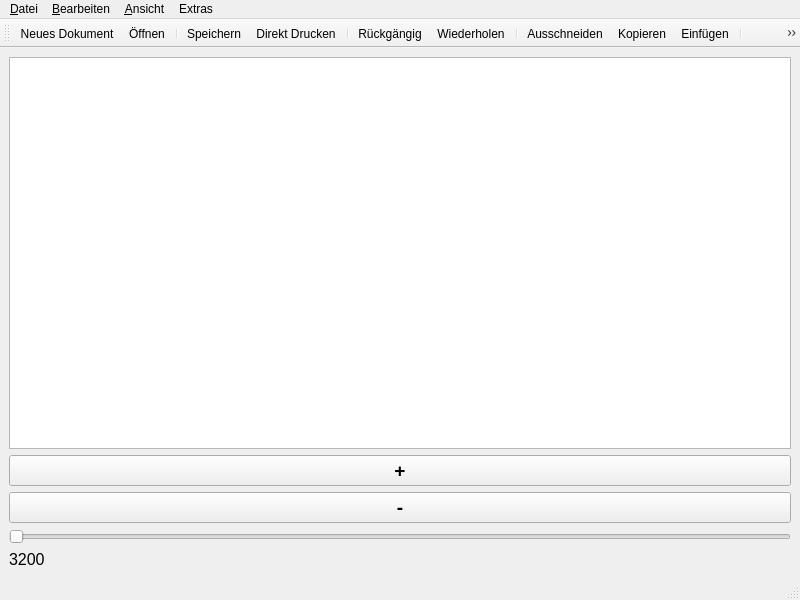
<?xml version="1.0" encoding="UTF-8"?>
<ui version="4.0">
 <class>MainWindow</class>
 <widget class="QMainWindow" name="MainWindow">
  <property name="geometry">
   <rect>
    <x>0</x>
    <y>0</y>
    <width>800</width>
    <height>600</height>
   </rect>
  </property>
  <property name="windowTitle">
   <string>MainWindow</string>
  </property>
  <widget class="QWidget" name="centralwidget">
   <layout class="QGridLayout" name="gridLayout">
    <item row="3" column="0">
     <widget class="QSlider" name="sldZoom">
      <property name="minimum">
       <number>1</number>
      </property>
      <property name="maximum">
       <number>32</number>
      </property>
      <property name="singleStep">
       <number>1</number>
      </property>
      <property name="pageStep">
       <number>5</number>
      </property>
      <property name="orientation">
       <enum>Qt::Horizontal</enum>
      </property>
     </widget>
    </item>
    <item row="1" column="0">
     <widget class="QPushButton" name="btnZoomPlus">
      <property name="font">
       <font>
        <pointsize>14</pointsize>
        <bold>true</bold>
       </font>
      </property>
      <property name="text">
       <string>+</string>
      </property>
     </widget>
    </item>
    <item row="0" column="0">
     <widget class="QTextEdit" name="textEdit"/>
    </item>
    <item row="2" column="0">
     <widget class="QPushButton" name="btnZoomMinus">
      <property name="font">
       <font>
        <pointsize>14</pointsize>
        <bold>true</bold>
       </font>
      </property>
      <property name="text">
       <string>-</string>
      </property>
     </widget>
    </item>
    <item row="4" column="0">
     <widget class="QLabel" name="lblZoom">
      <property name="font">
       <font>
        <pointsize>12</pointsize>
       </font>
      </property>
      <property name="text">
       <string>3200</string>
      </property>
     </widget>
    </item>
   </layout>
  </widget>
  <widget class="QMenuBar" name="menubar">
   <property name="geometry">
    <rect>
     <x>0</x>
     <y>0</y>
     <width>800</width>
     <height>26</height>
    </rect>
   </property>
   <widget class="QMenu" name="menu_Datei">
    <property name="title">
     <string>&amp;Datei</string>
    </property>
    <widget class="QMenu" name="menuDrucken">
     <property name="title">
      <string>Drucken</string>
     </property>
     <addaction name="action_Vorschau"/>
     <addaction name="action_Druck"/>
     <addaction name="action_Direkt_Drucken"/>
    </widget>
    <addaction name="action_Neues_Dokument"/>
    <addaction name="action_Oeffnen"/>
    <addaction name="separator"/>
    <addaction name="action_Speichern"/>
    <addaction name="action_Speichern_unter"/>
    <addaction name="separator"/>
    <addaction name="menuDrucken"/>
    <addaction name="separator"/>
    <addaction name="action_Beenden"/>
   </widget>
   <widget class="QMenu" name="menu_Bearbeiten">
    <property name="title">
     <string>&amp;Bearbeiten</string>
    </property>
    <addaction name="action_Rueckgaengig"/>
    <addaction name="action_Wiederholen"/>
    <addaction name="separator"/>
    <addaction name="action_Ausschneiden"/>
    <addaction name="action_Kopieren"/>
    <addaction name="action_Einfuegen"/>
    <addaction name="separator"/>
    <addaction name="action_Suchen"/>
    <addaction name="action_Ersetzen"/>
   </widget>
   <widget class="QMenu" name="menu_Ansicht">
    <property name="title">
     <string>&amp;Ansicht</string>
    </property>
    <widget class="QMenu" name="menu_Farbe">
     <property name="title">
      <string>&amp;Farbe</string>
     </property>
     <addaction name="action_Vordergrund"/>
    </widget>
    <widget class="QMenu" name="menu_Zoom">
     <property name="title">
      <string>&amp;Zoom</string>
     </property>
     <addaction name="action_100"/>
     <addaction name="action_200"/>
     <addaction name="action_300"/>
     <addaction name="action_400"/>
     <addaction name="action_800"/>
     <addaction name="action_1600"/>
     <addaction name="action_3200"/>
    </widget>
    <addaction name="menu_Zoom"/>
    <addaction name="action_Schriftart"/>
    <addaction name="menu_Farbe"/>
   </widget>
   <widget class="QMenu" name="menuExtras">
    <property name="title">
     <string>Extras</string>
    </property>
    <widget class="QMenu" name="menu_Spracheinstellung">
     <property name="title">
      <string>&amp;Spracheinstellung</string>
     </property>
     <addaction name="action_Deutsch"/>
     <addaction name="action_Englisch"/>
     <addaction name="action_Franzoesisch"/>
     <addaction name="action_Spanisch"/>
     <addaction name="action_Portugiesisch"/>
    </widget>
    <addaction name="action_Optionen"/>
    <addaction name="menu_Spracheinstellung"/>
   </widget>
   <addaction name="menu_Datei"/>
   <addaction name="menu_Bearbeiten"/>
   <addaction name="menu_Ansicht"/>
   <addaction name="menuExtras"/>
  </widget>
  <widget class="QStatusBar" name="statusbar"/>
  <widget class="QToolBar" name="toolBar">
   <property name="windowTitle">
    <string>toolBar</string>
   </property>
   <attribute name="toolBarArea">
    <enum>TopToolBarArea</enum>
   </attribute>
   <attribute name="toolBarBreak">
    <bool>false</bool>
   </attribute>
   <addaction name="action_Neues_Dokument"/>
   <addaction name="action_Oeffnen"/>
   <addaction name="separator"/>
   <addaction name="action_Speichern"/>
   <addaction name="action_Direkt_Drucken"/>
   <addaction name="separator"/>
   <addaction name="action_Rueckgaengig"/>
   <addaction name="action_Wiederholen"/>
   <addaction name="separator"/>
   <addaction name="action_Ausschneiden"/>
   <addaction name="action_Kopieren"/>
   <addaction name="action_Einfuegen"/>
   <addaction name="separator"/>
   <addaction name="action_Suchen"/>
  </widget>
  <action name="action_Neues_Dokument">
   <property name="icon">
    <iconset resource="ressourcen.qrc">
     <normaloff>:/icons/_Editor_Icons/new_1.png</normaloff>:/icons/_Editor_Icons/new_1.png</iconset>
   </property>
   <property name="text">
    <string>&amp;Neues Dokument</string>
   </property>
   <property name="shortcut">
    <string>Ctrl+N</string>
   </property>
  </action>
  <action name="action_Oeffnen">
   <property name="icon">
    <iconset resource="ressourcen.qrc">
     <normaloff>:/icons/_Editor_Icons/open_4.png</normaloff>:/icons/_Editor_Icons/open_4.png</iconset>
   </property>
   <property name="text">
    <string>Ö&amp;ffnen</string>
   </property>
   <property name="shortcut">
    <string>Ctrl+O</string>
   </property>
  </action>
  <action name="action_Speichern">
   <property name="icon">
    <iconset resource="ressourcen.qrc">
     <normaloff>:/icons/_Editor_Icons/save_1.png</normaloff>:/icons/_Editor_Icons/save_1.png</iconset>
   </property>
   <property name="text">
    <string>&amp;Speichern</string>
   </property>
   <property name="shortcut">
    <string>Ctrl+S</string>
   </property>
  </action>
  <action name="action_Speichern_unter">
   <property name="icon">
    <iconset resource="ressourcen.qrc">
     <normaloff>:/icons/_Editor_Icons/save_4.png</normaloff>:/icons/_Editor_Icons/save_4.png</iconset>
   </property>
   <property name="text">
    <string>Speichern &amp;unter</string>
   </property>
   <property name="shortcut">
    <string>Ctrl+Shift+S</string>
   </property>
  </action>
  <action name="action_Vorschau">
   <property name="text">
    <string>&amp;Vorschau</string>
   </property>
  </action>
  <action name="action_Druck">
   <property name="icon">
    <iconset resource="ressourcen.qrc">
     <normaloff>:/icons/_Editor_Icons/print_1.png</normaloff>:/icons/_Editor_Icons/print_1.png</iconset>
   </property>
   <property name="text">
    <string>&amp;Druck</string>
   </property>
   <property name="shortcut">
    <string>Ctrl+P</string>
   </property>
  </action>
  <action name="action_Beenden">
   <property name="text">
    <string>&amp;Beenden</string>
   </property>
  </action>
  <action name="action_Rueckgaengig">
   <property name="icon">
    <iconset resource="ressourcen.qrc">
     <normaloff>:/icons/_Editor_Icons/back_5.png</normaloff>:/icons/_Editor_Icons/back_5.png</iconset>
   </property>
   <property name="text">
    <string>&amp;Rückgängig</string>
   </property>
   <property name="shortcut">
    <string>Ctrl+Z</string>
   </property>
  </action>
  <action name="action_Wiederholen">
   <property name="icon">
    <iconset resource="ressourcen.qrc">
     <normaloff>:/icons/_Editor_Icons/forward_5.png</normaloff>:/icons/_Editor_Icons/forward_5.png</iconset>
   </property>
   <property name="text">
    <string>&amp;Wiederholen</string>
   </property>
   <property name="shortcut">
    <string>Ctrl+Y</string>
   </property>
  </action>
  <action name="action_Ausschneiden">
   <property name="icon">
    <iconset resource="ressourcen.qrc">
     <normaloff>:/icons/_Editor_Icons/cut_3.png</normaloff>:/icons/_Editor_Icons/cut_3.png</iconset>
   </property>
   <property name="text">
    <string>&amp;Ausschneiden</string>
   </property>
   <property name="shortcut">
    <string>Ctrl+X</string>
   </property>
  </action>
  <action name="action_Kopieren">
   <property name="icon">
    <iconset resource="ressourcen.qrc">
     <normaloff>:/icons/_Editor_Icons/copy_4.png</normaloff>:/icons/_Editor_Icons/copy_4.png</iconset>
   </property>
   <property name="text">
    <string>&amp;Kopieren</string>
   </property>
   <property name="shortcut">
    <string>Ctrl+C</string>
   </property>
  </action>
  <action name="action_Einfuegen">
   <property name="icon">
    <iconset resource="ressourcen.qrc">
     <normaloff>:/icons/_Editor_Icons/paste_4.png</normaloff>:/icons/_Editor_Icons/paste_4.png</iconset>
   </property>
   <property name="text">
    <string>&amp;Einfügen</string>
   </property>
   <property name="shortcut">
    <string>Ctrl+V</string>
   </property>
  </action>
  <action name="action_Suchen">
   <property name="icon">
    <iconset resource="ressourcen.qrc">
     <normaloff>:/icons/_Editor_Icons/find_3.png</normaloff>:/icons/_Editor_Icons/find_3.png</iconset>
   </property>
   <property name="text">
    <string>&amp;Suchen</string>
   </property>
   <property name="shortcut">
    <string>Ctrl+F</string>
   </property>
  </action>
  <action name="action_Ersetzen">
   <property name="text">
    <string>&amp;Ersetzen</string>
   </property>
   <property name="shortcut">
    <string>Ctrl+H</string>
   </property>
  </action>
  <action name="action_Schriftart">
   <property name="icon">
    <iconset resource="ressourcen.qrc">
     <normaloff>:/icons/_Editor_Icons/font_1.png</normaloff>:/icons/_Editor_Icons/font_1.png</iconset>
   </property>
   <property name="text">
    <string>&amp;Schriftart</string>
   </property>
  </action>
  <action name="action_Vordergrund">
   <property name="text">
    <string>&amp;Vordergrund</string>
   </property>
  </action>
  <action name="action_Optionen">
   <property name="text">
    <string>Optionen</string>
   </property>
  </action>
  <action name="action_Deutsch">
   <property name="checkable">
    <bool>true</bool>
   </property>
   <property name="text">
    <string>&amp;Deutsch</string>
   </property>
  </action>
  <action name="action_Englisch">
   <property name="checkable">
    <bool>true</bool>
   </property>
   <property name="text">
    <string>&amp;Englisch</string>
   </property>
  </action>
  <action name="action_Franzoesisch">
   <property name="text">
    <string>&amp;Französisch</string>
   </property>
  </action>
  <action name="action_Spanisch">
   <property name="text">
    <string>&amp;Spanisch</string>
   </property>
  </action>
  <action name="action_Portugiesisch">
   <property name="text">
    <string>&amp;Portugiesisch</string>
   </property>
   <property name="toolTip">
    <string>Portugiesisch</string>
   </property>
  </action>
  <action name="action_100">
   <property name="text">
    <string>100%</string>
   </property>
  </action>
  <action name="action_200">
   <property name="text">
    <string>200%</string>
   </property>
  </action>
  <action name="action_300">
   <property name="text">
    <string>300%</string>
   </property>
  </action>
  <action name="action_400">
   <property name="text">
    <string>400%</string>
   </property>
  </action>
  <action name="action_800">
   <property name="text">
    <string>800%</string>
   </property>
  </action>
  <action name="action_1600">
   <property name="text">
    <string>1600%</string>
   </property>
  </action>
  <action name="action_3200">
   <property name="text">
    <string>3200%</string>
   </property>
  </action>
  <action name="action_Direkt_Drucken">
   <property name="icon">
    <iconset resource="ressourcen.qrc">
     <normaloff>:/icons/_Editor_Icons/print_1.png</normaloff>:/icons/_Editor_Icons/print_1.png</iconset>
   </property>
   <property name="text">
    <string>Direkt Drucken</string>
   </property>
  </action>
  <action name="actionactionjin">
   <property name="text">
    <string>actionjin</string>
   </property>
   <property name="menuRole">
    <enum>QAction::NoRole</enum>
   </property>
  </action>
 </widget>
 <resources>
  <include location="ressourcen.qrc"/>
 </resources>
 <connections/>
</ui>
